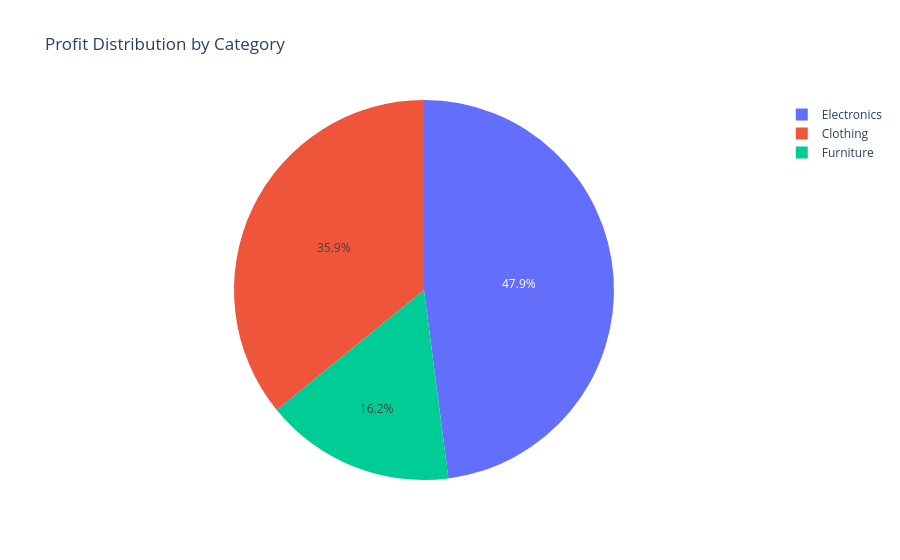

Notebook code cell kept with this figure:
### Code cell
fig2 = px.pie(category_profit, 
              names="Category", 
              values="Profit", 
              title="Profit Distribution by Category")

# Show plot
fig2.show()

### Figure 1 — Plotly figure (JSON) as saved in the notebook; plotly's stock layout.template omitted (floating-point values rounded to 4 significant figures)
{"data": [{"domain": {"x": [0, 1], "y": [0, 1]}, "hovertemplate": "Category=%{label}<br>Profit=%{value}<extra></extra>", "labels": ["Clothing", "Electronics", "Furniture"], "legendgroup": "", "name": "", "showlegend": true, "type": "pie", "values": [18951, 25323, 8540]}], "layout": {"legend": {"tracegroupgap": 0}, "title": {"text": "Profit Distribution by Category"}}}
